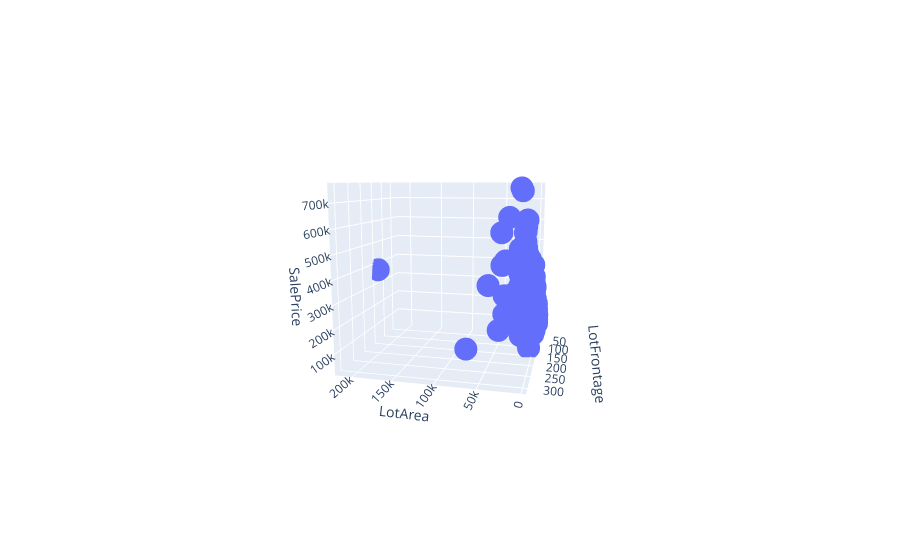

Notebook code cell kept with this figure:
### Code cell
fig = px.scatter_3d(H_data,x = 'LotArea', y='LotFrontage',z = 'SalePrice')
fig.show()

### Figure 1 — Plotly figure (JSON) as saved in the notebook; plotly's stock layout.template omitted (floating-point values rounded to 4 significant figures; data arrays with more than 128 entries replaced by an {"elided": "..."} marker saying what was removed)
{"data": [{"hovertemplate": "LotArea=%{x}<br>LotFrontage=%{y}<br>SalePrice=%{z}<extra></extra>", "legendgroup": "", "marker": {"color": "#636efa", "symbol": "circle"}, "mode": "markers", "name": "", "scene": "scene", "showlegend": false, "type": "scatter3d", "x": {"elided": "1460 int values"}, "y": {"elided": "1460 int values"}, "z": {"elided": "1460 int values"}}], "layout": {"autosize": true, "legend": {"tracegroupgap": 0}, "margin": {"t": 60}, "scene": {"aspectmode": "auto", "aspectratio": {"x": 1, "y": 1, "z": 1}, "camera": {"center": {"x": 0, "y": 0, "z": 0}, "eye": {"x": -0.6993, "y": 2.815, "z": 0.5054}, "projection": {"type": "perspective"}, "up": {"x": 0, "y": 0, "z": 1}}, "domain": {"x": [0, 1], "y": [0, 1]}, "xaxis": {"title": {"text": "LotArea"}, "type": "linear"}, "yaxis": {"title": {"text": "LotFrontage"}, "type": "linear"}, "zaxis": {"title": {"text": "SalePrice"}, "type": "linear"}}}}
